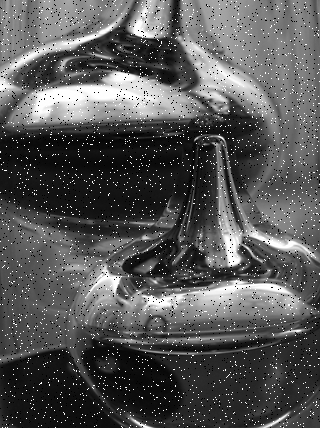
#> input picture Noise_salt_and_pepper.png, 320 x 428 px
$ python 'p27_smoothing _and_blauring_cont_gussian_filter.py'
#> lines starting #> are read from the running program, lines starting #| are printed output that depends on the picture

import cv2
import  numpy as np
from matplotlib import pyplot as plt

img=cv2.imread('Noise_salt_and_pepper.png')
#> img is the input picture: shape (428, 320, 3); min 0, max 255, mean 86.8
img= cv2.cvtColor(img,cv2.COLOR_BGR2RGB)

kernel=np.ones((5,5),np.float32)/ 25
dst=cv2.filter2D(img,-1,kernel)
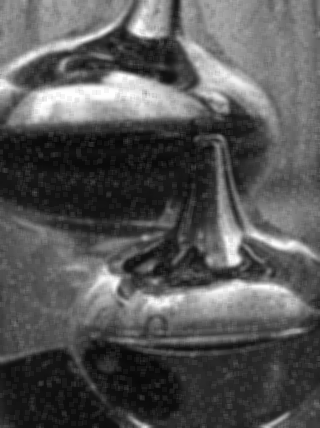
#> dst: shape (428, 320, 3); min 7, max 254, mean 86.8
blur=cv2.blur(img,(5,5))
gussian_blur=cv2.GaussianBlur(img,(5,5),0) # remove the high frequency noise from the image
median=cv2.medianBlur(img,5)#kernal size(ksize) must be odd value
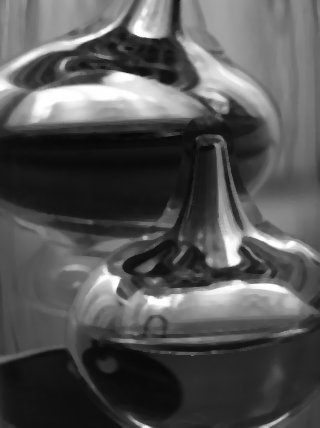
#> median: shape (428, 320, 3); min 7, max 254, mean 84.3

titles=['image', '2D_convolution', 'Blur','gussian_blur','median']
images=[img, dst, blur, gussian_blur,median]


for i in range(5):
    plt.subplot(2, 3, i+1), plt.imshow(images[i],'gray')
    plt.title(titles[i])
    plt.xticks([]),plt.yticks([])

plt.show()
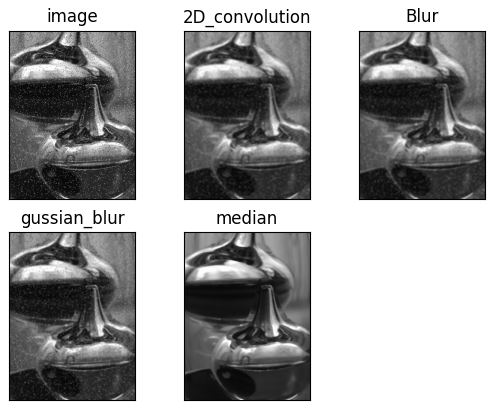
#> figure drawn by matplotlib, 5 panels
